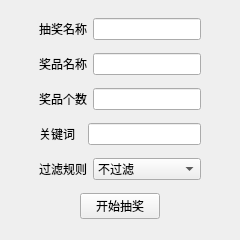
<?xml version="1.0" encoding="UTF-8"?>
<ui version="4.0">
 <class>MainWindow</class>
 <widget class="QMainWindow" name="MainWindow">
  <property name="geometry">
   <rect>
    <x>0</x>
    <y>0</y>
    <width>240</width>
    <height>240</height>
   </rect>
  </property>
  <property name="windowTitle">
   <string>MainWindow</string>
  </property>
  <widget class="QWidget" name="centralWidget">
   <layout class="QHBoxLayout" name="horizontalLayout_8">
    <item>
     <spacer name="horizontalSpacer">
      <property name="orientation">
       <enum>Qt::Horizontal</enum>
      </property>
      <property name="sizeHint" stdset="0">
       <size>
        <width>11</width>
        <height>20</height>
       </size>
      </property>
     </spacer>
    </item>
    <item>
     <layout class="QVBoxLayout" name="verticalLayout">
      <item>
       <layout class="QHBoxLayout" name="horizontalLayout" stretch="1,3">
        <item>
         <widget class="QLabel" name="label_2">
          <property name="text">
           <string>抽奖名称</string>
          </property>
         </widget>
        </item>
        <item>
         <widget class="QLineEdit" name="lineEdit_name"/>
        </item>
       </layout>
      </item>
      <item>
       <layout class="QHBoxLayout" name="horizontalLayout_2" stretch="1,3">
        <item>
         <widget class="QLabel" name="label">
          <property name="text">
           <string>奖品名称</string>
          </property>
         </widget>
        </item>
        <item>
         <widget class="QLineEdit" name="lineEdit_present"/>
        </item>
       </layout>
      </item>
      <item>
       <layout class="QHBoxLayout" name="horizontalLayout_3" stretch="1,3">
        <item>
         <widget class="QLabel" name="label_3">
          <property name="text">
           <string>奖品个数</string>
          </property>
         </widget>
        </item>
        <item>
         <widget class="QLineEdit" name="lineEdit_peopleNum"/>
        </item>
       </layout>
      </item>
      <item>
       <layout class="QHBoxLayout" name="horizontalLayout_4" stretch="1,3">
        <item>
         <widget class="QLabel" name="label_5">
          <property name="text">
           <string>关键词  </string>
          </property>
         </widget>
        </item>
        <item>
         <widget class="QLineEdit" name="lineEdit_keyWord">
          <property name="text">
           <string/>
          </property>
         </widget>
        </item>
       </layout>
      </item>
      <item>
       <layout class="QHBoxLayout" name="horizontalLayout_6" stretch="1,3">
        <item>
         <widget class="QLabel" name="label_4">
          <property name="text">
           <string>过滤规则</string>
          </property>
         </widget>
        </item>
        <item>
         <widget class="QComboBox" name="comboBox_rule">
          <item>
           <property name="text">
            <string>不过滤</string>
           </property>
          </item>
          <item>
           <property name="text">
            <string>普通过滤</string>
           </property>
          </item>
          <item>
           <property name="text">
            <string>深度过滤</string>
           </property>
          </item>
         </widget>
        </item>
       </layout>
      </item>
      <item>
       <layout class="QHBoxLayout" name="horizontalLayout_7" stretch="1,1,1">
        <item>
         <spacer name="horizontalSpacer_3">
          <property name="orientation">
           <enum>Qt::Horizontal</enum>
          </property>
          <property name="sizeHint" stdset="0">
           <size>
            <width>40</width>
            <height>20</height>
           </size>
          </property>
         </spacer>
        </item>
        <item>
         <widget class="QPushButton" name="btn_start">
          <property name="text">
           <string>开始抽奖</string>
          </property>
         </widget>
        </item>
        <item>
         <spacer name="horizontalSpacer_4">
          <property name="orientation">
           <enum>Qt::Horizontal</enum>
          </property>
          <property name="sizeHint" stdset="0">
           <size>
            <width>40</width>
            <height>20</height>
           </size>
          </property>
         </spacer>
        </item>
       </layout>
      </item>
     </layout>
    </item>
    <item>
     <spacer name="horizontalSpacer_2">
      <property name="orientation">
       <enum>Qt::Horizontal</enum>
      </property>
      <property name="sizeHint" stdset="0">
       <size>
        <width>11</width>
        <height>20</height>
       </size>
      </property>
     </spacer>
    </item>
   </layout>
  </widget>
 </widget>
 <layoutdefault spacing="6" margin="11"/>
 <resources/>
 <connections/>
</ui>
